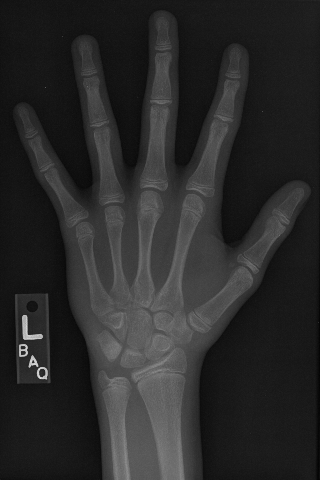
#> input picture datasets/rsna_hand_radiograph.png, 320 x 480 px, found by its file name
$ python masks.py
#> lines starting #> are read from the running program, lines starting #| are printed output that depends on the picture; after the words box and inside, x2 and y2 are one past the last pixel; in counts of white or black regions, pixels touching at a corner belong together
#@author: Mangaliso M. Mngomezulu
#descrip: image masks -  a binary array that serves as a screen to remove undesirable pixels

import imageio
import numpy as np
import matplotlib.pyplot as plt
import scipy.ndimage as ndi

mat = np.array([[1,2,3],
                [4,5,6],
                [7,8,9]])

mask1 = mat > 5 #tests each value in the matrix if it is greater than 5 or not
#print(mask1)

mask2 = mat < 5
#print(mask2)

mask3 = mask1 & ~mask2 #in mask1 and not in mask2
#print(mask3)

#applying masks with conditions using numpy
#np.where(condition, x, y) returns x when true and y when false given the condition args can be arrays

im = imageio.imread('./datasets/rsna_hand_radiograph.png')
#> im is the input picture: shape (480, 320); min 3, max 224, mean 42

#im_specific_features = np.where(im > 64, im, 0) #return whats there or 0
im_specific_features = np.where(im > 64, 1, 0) #returns 1 or 0
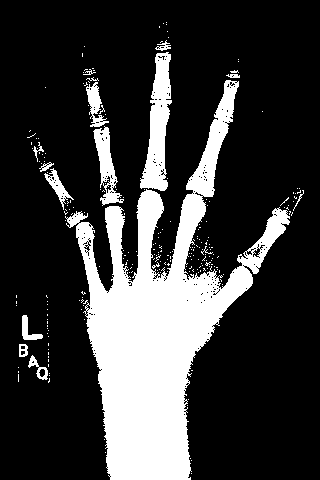
#> im_specific_features: shape (480, 320) int64; values 0 (black) and 1 (white), 22.5% white; 234 white regions (218 under 20 px), largest, box (x1, y1, x2, y2) and area: (65, 80, 290, 480) 29160, (140, 52, 172, 191) 2397, (93, 126, 124, 206) 994


plt.imshow(im, cmap='gray')
plt.title('Original Image')
plt.axis('off')
plt.show()


plt.imshow(im_specific_features, cmap='gray')
plt.title('Image focused on specific features')
plt.axis('off')
plt.show()

#dialtion is done using the binary_dilation function from the ndi library
im_specific_features = ndi.binary_dilation(im_specific_features, iterations=3)
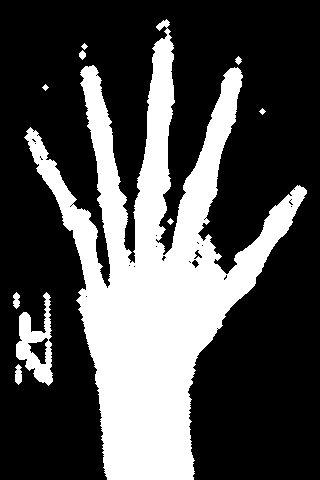
#> im_specific_features: shape (480, 320) bool; 30.4% white; 10 white regions, largest, box (x1, y1, x2, y2) and area: (24, 19, 307, 480) 44687, (16, 292, 53, 386) 1587, (15, 364, 22, 385) 113
plt.imshow(im_specific_features, cmap='gray')
plt.title('Image focused on specific features, dilated')
plt.axis('off')
plt.show()

#ndi.(....) gives access to useful funtions like erosion and fill holes
